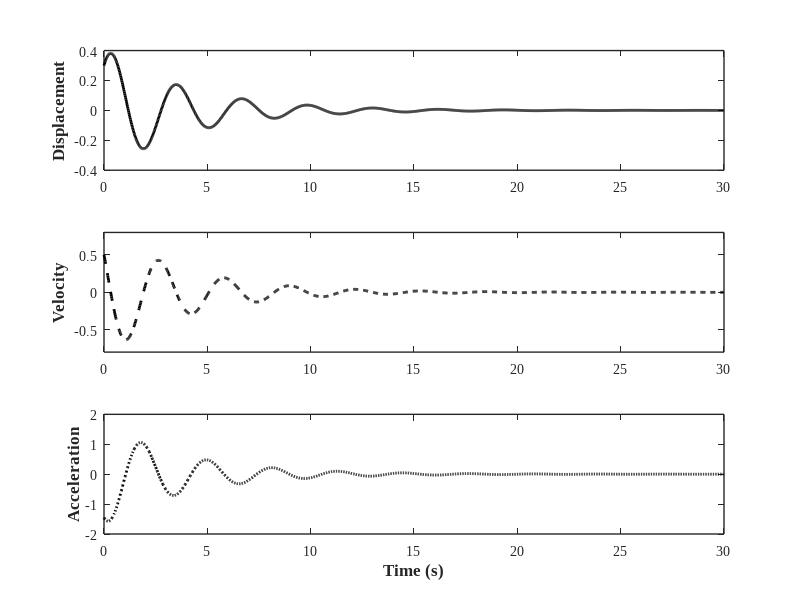

Recreate this plot in MATLAB.
%% Example 2-18: Plot The Response (Displacement, Velocity, and Acceleration) of A Damped SDOF 

clear; close all; clc;
%% Parameters
m  = 2;          % Mass 
k  = 8;          % Stiffness 
wn = sqrt(k/m);
c1 = 1;          % Damping coefficient
 
% Initial conditions - displacement and velocity
x(1)    = 0.3;
xdot(1) = 0.5;
xddot(1)=(-c1*xdot(1)-k*x(1))/m;
%% Calculate the Response & Plot
cc    = 2*sqrt(k*m);
rho   = c1/cc;
wd    = wn*sqrt(1-rho^2);
wba   = rho*wn;
rhoba = rho/sqrt(1-rho^2);
b0    = 2.0*rho*wn;
b1    = wd^2-wba^2;
b2    = 2.0*wba*wd;
dt    = 0.02;
t(1)  = 0;

for i = 2:1500
    t(i) = (i-1)*dt;
    s = exp(-rho*wn*t(i))*sin(wd*t(i));
    c = exp(-rho*wn*t(i))*cos(wd*t(i));
    
    sdot  = -wba*s+wd*c;
    cdot  = -wba*c-wd*s;
    sddot = -b1*s-b2*c;
    cddot = -b1*c+b2*s;
    
    a1 = c+rhoba*s;
    a2 = s/wd;
    a3 = cdot+rhoba*sdot;
    a4 = sdot/wd;
    a5 = cddot+rhoba*sddot;
    a6 = sddot/wd;
    
    x(i)     = a1*x(1)+a2*xdot(1);
    xdot(i)  = a3*x(1)+a4*xdot(1);
    xddot(i) = a5*x(1)+a6*xdot(1);
end

%% Plot Displacement
figure(1);  set(figure(1), 'Position', [100   100   800   600])
            subplot(3,1,1)
            plot(t,x,'-k','LineWidth',2); ylim([-.4 .4]);
                set(gca, 'LineWidth',1, 'FontWeight','normal', 'FontName','Times New Roman', 'FontSize',10)               
                ylabel('Displacement', 'fontsize',12, 'fontname','Times New Roman','FontWeight','Bold')
            
%% Plot Velocity
            subplot(3,1,2)
            plot(t,xdot,'--k','LineWidth',2); ylim([-.8 .8]);
                set(gca, 'LineWidth',1, 'FontWeight','normal', 'FontName','Times New Roman', 'FontSize',10)               
                ylabel('Velocity', 'fontsize',12, 'fontname','Times New Roman','FontWeight','Bold')
            
%% Plot Acceleration
            subplot(3,1,3)
            plot(t,xddot,':k','LineWidth',2); ylim([-2 2]);
                set(gca, 'LineWidth',1, 'FontWeight','normal', 'FontName','Times New Roman', 'FontSize',10)               
                xlabel('Time (s)', 'fontsize',12, 'fontname','Times New Roman','FontWeight','Bold')
                ylabel('Acceleration', 'fontsize',12, 'fontname','Times New Roman','FontWeight','Bold')

%% Print
print('EX_2_18','-dpng')
